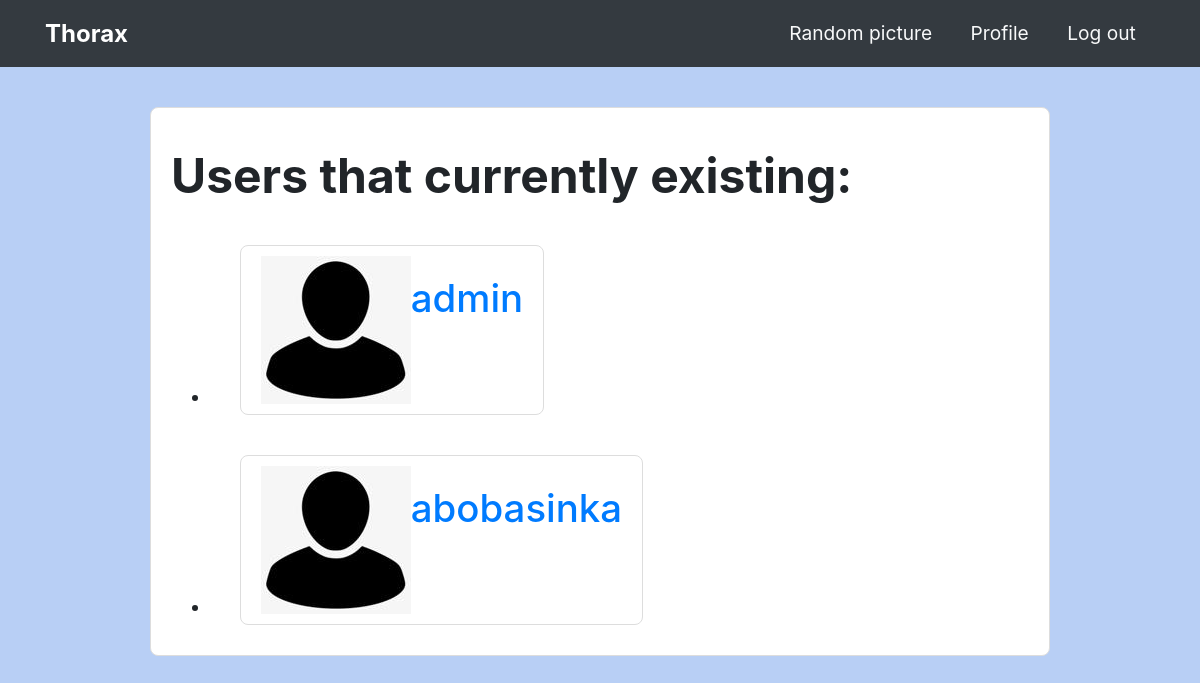
Page /home/ (signed in) on the earlier database version.
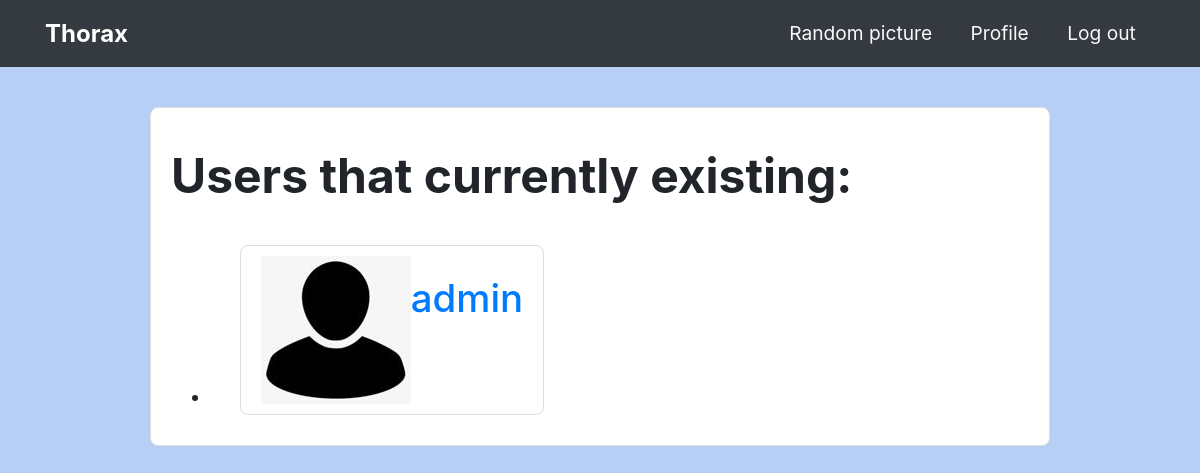
Same page on the later database version.
### users/models.py (models this page shows, shortened)
class Profile(models.Model):
	user = models.OneToOneField(User, on_delete=models.CASCADE)
	avatar = models.ImageField(default='default.jpg', upload_to='profile_images')
	name = models.CharField(max_length=30, null=True, blank=True)
	surname = models.CharField(max_length=30, null=True, blank=True)
	bio = models.TextField(max_length=400, default='Empty bio yet')
	following = models.ManyToManyField(User, related_name='following', blank=True)
	created = models.DateTimeField(auto_now=True)
	class Meta:
		ordering = ['-created']

### home/views.py (the view)
# urls.py: path('home/', UsersListView.as_view(), name='home'),
class UsersListView(ListView):
	model = Profile
	template_name = 'home/home.html'
	context_object_name = 'profiles'
	def get_queryset(self):
		return Profile.objects.all().exclude(user = self.request.user)

### home/templates/home/home.html
{%extends "home/base.html"%}
{%block content%}
<div class="content-section">
	<h1 class="font-weight-bold mt-4">Users that currently existing:</h1>
	{%if user.is_authenticated%}
	<ul>
		{%for profile in profiles%}
		<li>
			<article class="media content-section ml-4">
				<img class="account-img align-self-center" src="{{profile.avatar.url}}">
				<h2 class="username-text mt-3"><a class="article title" href="{%url 'profile_info' profile.user.id%}">{{profile.user.username}}</a></h2>
			</article>
		</li>
		{%endfor%}
	</ul>
	{%else%}
	<p class="text">First you need to <a href="{%url 'login'%}">log in</a> to see the list of users.</p>
	{%endif%}
{%endblock content%}

Differences in the rows shown:
removed Profile: avatar (placeholder picture), user.username "abobasinka"
